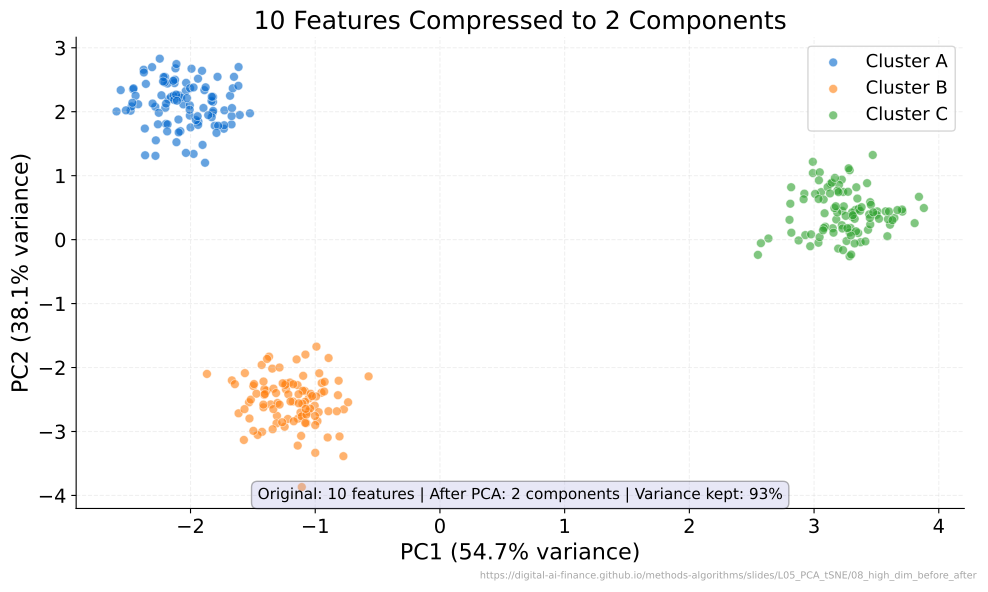

Write Python code to recreate this figure.
"""High-D Before/After PCA - 10 features compressed to 2 components"""
import matplotlib.pyplot as plt
import numpy as np
from sklearn.datasets import make_blobs
from sklearn.preprocessing import StandardScaler
from sklearn.decomposition import PCA
from pathlib import Path
import sys
sys.path.insert(0, str(Path(__file__).resolve().parents[3] / 'templates'))
from chart_style import apply_style, COLORS, MLPURPLE, MLBLUE, MLORANGE, MLGREEN, MLRED, MLLAVENDER
apply_style()

CHART_METADATA = {
    "title": "10 Features Compressed to 2 Components",
    "description": "PCA projection of 10-feature synthetic data with 3 clusters",
    "url": "https://digital-ai-finance.github.io/methods-algorithms/slides/L05_PCA_tSNE/08_high_dim_before_after"
}


np.random.seed(42)

# Generate 10-feature data with 3 clusters
X, y = make_blobs(n_samples=300, n_features=10, centers=3, random_state=42)
X_scaled = StandardScaler().fit_transform(X)
pca = PCA(n_components=2)
X_pca = pca.fit_transform(X_scaled)

total_var = sum(pca.explained_variance_ratio_) * 100
var1 = pca.explained_variance_ratio_[0] * 100
var2 = pca.explained_variance_ratio_[1] * 100

fig, ax = plt.subplots(figsize=(10, 6))
colors = [MLBLUE, MLORANGE, MLGREEN]
labels = ['Cluster A', 'Cluster B', 'Cluster C']
for i in range(3):
    mask = y == i
    ax.scatter(X_pca[mask, 0], X_pca[mask, 1], c=colors[i], label=labels[i],
               alpha=0.6, s=40, edgecolors='white', linewidths=0.5)

ax.set_xlabel(f'PC1 ({var1:.1f}% variance)')
ax.set_ylabel(f'PC2 ({var2:.1f}% variance)')
ax.set_title('10 Features Compressed to 2 Components')
ax.legend(loc='upper right')
ax.grid(True, alpha=0.3)

# Annotation box
textstr = f'Original: 10 features | After PCA: 2 components | Variance kept: {total_var:.0f}%'
ax.annotate(textstr, xy=(0.5, 0.02), xycoords='axes fraction', ha='center',
            fontsize=11, bbox=dict(boxstyle='round,pad=0.4', facecolor=MLLAVENDER, alpha=0.3))

plt.figtext(0.99, 0.01, CHART_METADATA['url'],
            fontsize=7, color='gray', ha='right', va='bottom', alpha=0.7)

plt.tight_layout()
plt.savefig(Path(__file__).parent / 'chart.pdf', dpi=300, bbox_inches='tight', facecolor='white')
plt.close()
